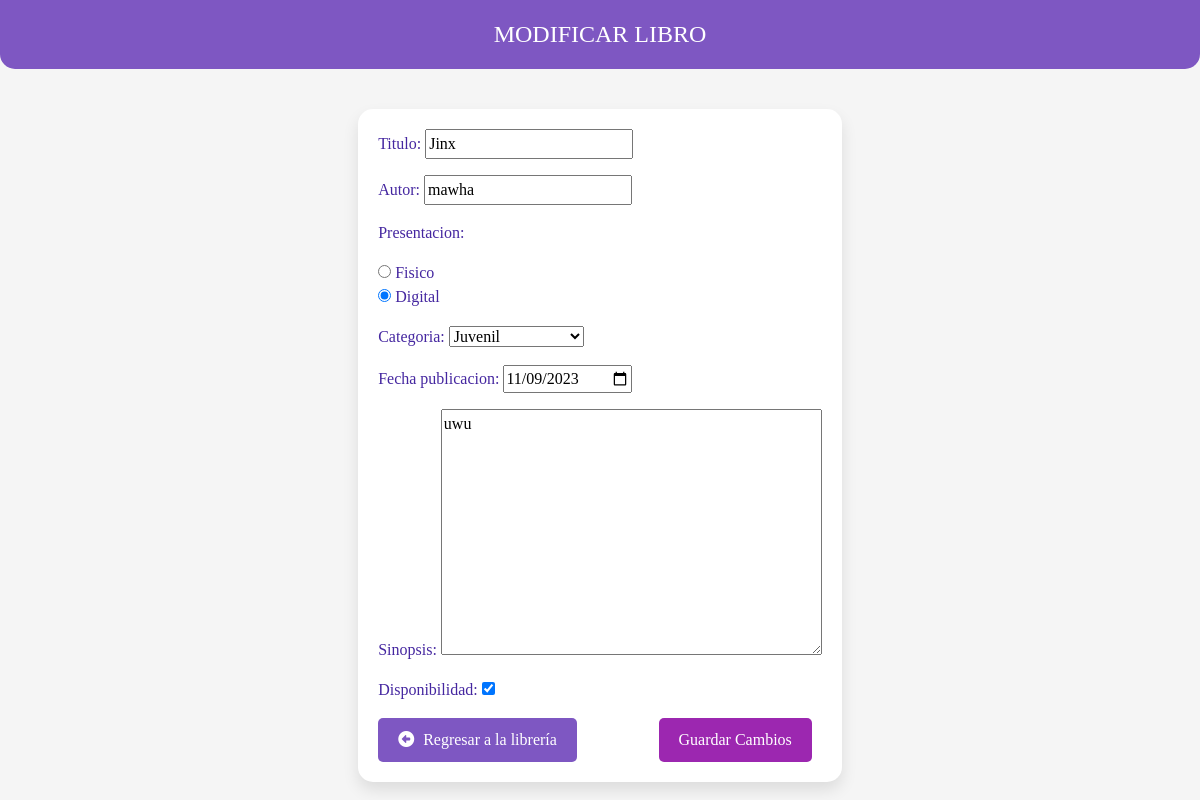
The page /modificar_libro/30/ on the database its author committed.
### personas/models.py (models this page shows, shortened)
class Libro(models.Model):
    titulo = models.CharField(max_length=100)
    autor = models.CharField(max_length=20)
    Presentacion = models.ForeignKey(Presentacion, on_delete=models.SET_NULL, null=True)
    Categoria = models.ForeignKey(Categoria, on_delete=models.SET_NULL, null=True)
    fecha_publicacion = models.DateField()
    sinopsis = models.TextField()
    disponibilidad = models.BooleanField(default=True)

class Presentacion(models.Model):
    Presentacion = models.CharField(max_length=20,  null=True)
    def __str__(self):
        return f'{self.Presentacion} '

class Categoria (models.Model):
    Categoria = models.CharField(max_length=50,  null=True)
    def __str__(self):
        return f'{self.Categoria} '

### personas/views.py (the view)
# urls.py: path('modificar_libro/<int:id>/', modificar_libro, name='modificar_libro'),
def modificar_libro(request, id):
    pagina = loader.get_template('modificar_libro.html')
    libro = get_object_or_404(Libro, pk=id)
    if request.method == 'GET':
        form = LibroForm(instance=libro)
    elif request.method == 'POST':
        form = LibroForm(request.POST, instance=libro)
        if form.is_valid():
            form.save()
            return redirect('libreria')
    datos = {'form': form}
    return HttpResponse(pagina.render(datos, request))

### personas/forms.py
class LibroForm(forms.ModelForm):
    class Meta:
        model = Libro
        fields =  [ 'titulo', 'autor', 'Presentacion','Categoria', 'fecha_publicacion', 'sinopsis', 'disponibilidad']
        widgets = {
            'fecha_publicacion': forms.DateInput(attrs={'type': 'date'}),
            'Presentacion': forms.RadioSelect(attrs={'class': 'radio-button-highlight'}),
        }

### personas/templates/modificar_libro.html (shortened to what this page needs)
<!DOCTYPE html>
<html lang="en">
<head>
    {% load static %}
    <link href="{% static 'fontawesomefree/css/fontawesome.css' %}" rel="stylesheet" type="text/css">
    <link href="{% static 'fontawesomefree/css/brands.css' %}" rel="stylesheet" type="text/css">
    <link href="{% static 'fontawesomefree/css/solid.css' %}" rel="stylesheet" type="text/css">
    <link href="https://cdn.jsdelivr.net/npm/bootstrap@5.3.2/dist/css/bootstrap.min.css" rel="stylesheet">
</head>
<body>
    <div class="header">
        <h1 class="header-title">Modificar Libro</h1>
    </div>
    <form method="POST" class="book-info">
        <table>{{ form.as_p }}</table>
        <div style="display: flex; justify-content: space-between;">
            <a href="{% url 'libreria' %}" class="back-button"> <i class="fa-solid fa-arrow-alt-circle-left"></i> Regresar a la librería </a>
            <input type="submit" value="Guardar Cambios" class="btn">
        </div>
    </form>
</body>
</html>

### personas/templates/modificar_libro.html (style rules this page uses)
body { background-color: #f5f5f5; color: #4527a0; font-family: Times New Roman, sans-serif; display: flex; flex-direction: column; align-items: center; justify-content: center; min-height: 100vh; margin: 0; }
.header { background-color: #7e57c2; color: white; padding: 20px; text-align: center; border-bottom-left-radius: 15px; border-bottom-right-radius: 15px; margin-bottom: 20px; width: 100%; text-transform: uppercase; }
.header-title { margin: 0; font-size: 1.5em; }
.book-info { max-width: 600px; background-color: #ffffff; border-radius: 15px; box-shadow: 0 8px 16px rgba(0, 0, 0, 0.1); padding: 20px; margin: 20px auto; }
input[type="submit"] { background-color: #9c27b0; color: white; padding: 10px 20px; border: none; border-radius: 5px; cursor: pointer; margin-right: 10px; }
.back-button { display: inline-block; background-color: #7e57c2; color: white; padding: 10px 20px; border-radius: 5px; text-decoration: none; }
.back-button i { color: white; margin-right: 5px; }

### rows shown on the page
Libro: titulo "Jinx", autor "mawha", fecha_publicacion "11/09/2023", sinopsis "uwu", disponibilidad "☑"
Presentacion: Presentacion "☐ Fisico ☑ Digital"
Categoria: Categoria "Juvenil"
